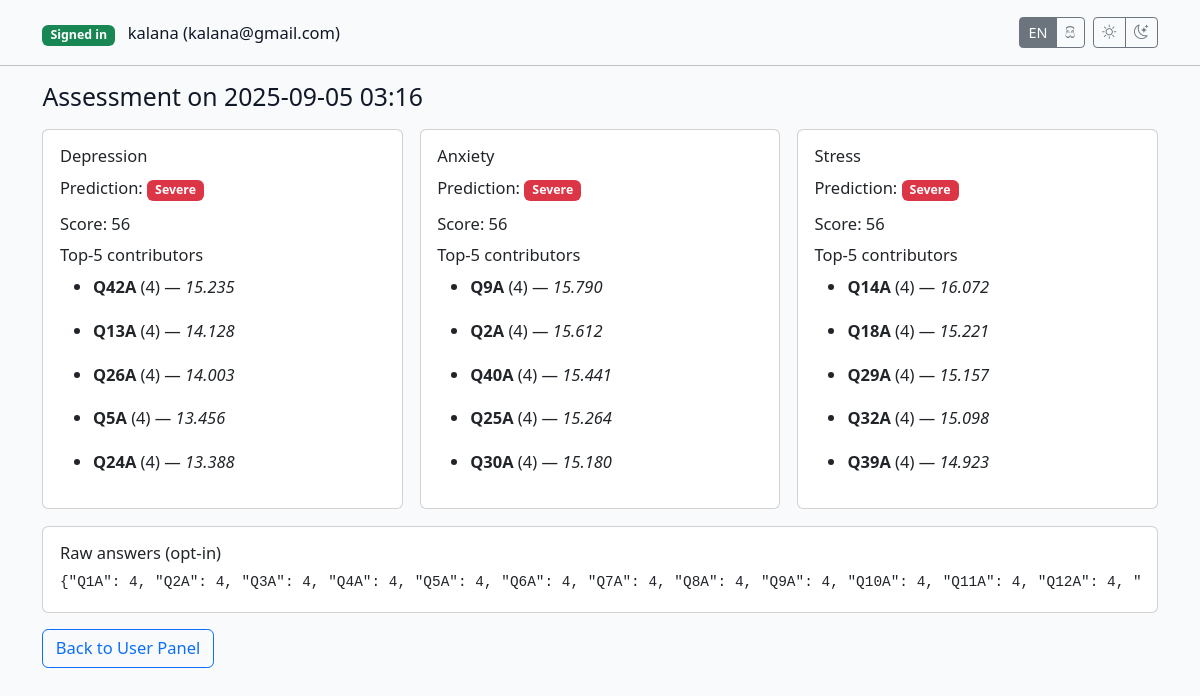
The page /history/cf4bc8d1-2b05-484a-bb51-5063fd47eb6e (signed in) on the database its author committed.
### app.py (models this page shows, shortened)
class User(db.Model, UserMixin):
    __tablename__ = "users"
    id = db.Column(db.String(36), primary_key=True, default=lambda: str(_uuid.uuid4()))
    email = db.Column(db.String(255), unique=True, nullable=False, index=True)
    name = db.Column(db.String(120), nullable=True)
    password_hash = db.Column(db.String(255), nullable=False)
    created_at = db.Column(db.DateTime, default=datetime.utcnow)
    is_active = db.Column(db.Boolean, default=True)

class Assessment(db.Model):
    __tablename__ = "assessments"
    id = db.Column(db.String(36), primary_key=True, default=lambda: str(_uuid.uuid4()))
    created_at = db.Column(db.DateTime, default=datetime.utcnow, index=True)
    session_id = db.Column(db.String(64), index=True, nullable=True)
    user_id = db.Column(db.String(36), db.ForeignKey("users.id"), nullable=True)
    consent_version = db.Column(db.String(16), nullable=True)
    model_version = db.Column(db.String(32), nullable=False, default=MODEL_VERSION)
    dep_score = db.Column(db.Integer, nullable=False)
    anx_score = db.Column(db.Integer, nullable=False)
    str_score = db.Column(db.Integer, nullable=False)
    dep_pred = db.Column(db.Integer, nullable=False)
    anx_pred = db.Column(db.Integer, nullable=False)
    str_pred = db.Column(db.Integer, nullable=False)
    dep_proba_json = db.Column(db.Text, nullable=False)
    anx_proba_json = db.Column(db.Text, nullable=False)
    str_proba_json = db.Column(db.Text, nullable=False)
    raw_answers_json = db.Column(db.Text, nullable=True)
    user = db.relationship("User", backref="assessments")

class ShapTopK(db.Model):
    __tablename__ = "shap_topk"
    id = db.Column(db.Integer, primary_key=True, autoincrement=True)
    assessment_id = db.Column(db.String(36), db.ForeignKey("assessments.id"), index=True, nullable=False)
    condition = db.Column(db.String(16), nullable=False)
    predicted_class = db.Column(db.Integer, nullable=False)
    feature_code = db.Column(db.String(8), nullable=False)
    feature_value = db.Column(db.Integer, nullable=True)
    shap_value = db.Column(db.Float, nullable=False)
    abs_shap = db.Column(db.Float, nullable=False)
    assessment = db.relationship("Assessment", backref="shap_items")

### app.py (the view)
@app.route("/history/<assessment_id>")
@login_required
def history_detail(assessment_id):
    item = Assessment.query.get_or_404(assessment_id)
    if item.user_id != current_user.id:
        return "<h3>Not authorized to view this assessment.</h3>", 403
    shap_dep = (ShapTopK.query
                .filter_by(assessment_id=assessment_id, condition="Depression")
                .order_by(ShapTopK.abs_shap.desc()).limit(5).all())
    shap_anx = (ShapTopK.query
                .filter_by(assessment_id=assessment_id, condition="Anxiety")
                .order_by(ShapTopK.abs_shap.desc()).limit(5).all())
    shap_str = (ShapTopK.query
                .filter_by(assessment_id=assessment_id, condition="Stress")
                .order_by(ShapTopK.abs_shap.desc()).limit(5).all())
    return render_template("history_detail.html",
                           item=item,
                           shap_dep=shap_dep, shap_anx=shap_anx, shap_str=shap_str,
                           label_map=g.label_map)

### app.py (called while the page is built)
@login_manager.user_loader
def load_user(user_id):
    return User.query.get(user_id)

def get_locale():
    return session.get("lang", "en")

def load_questions_for_locale(locale_code: str):
    fname = "dass42_questions.si.json" if locale_code == "si" else "dass42_questions.en.json"
    fpath = I18N_DIR / fname
    with open(fpath, "r", encoding="utf-8") as f:
        qmap = json.load(f)
    return {col: qmap.get(col, col) for col in question_columns}

@app.before_request
def _inject_i18n_maps():
    lang = get_locale()
    g.lang = lang
    g.label_map = LABEL_MAPS.get(lang, LABEL_MAPS["en"])
    g.question_map = load_questions_for_locale(lang)

### templates/history_detail.html (shortened to what this page needs)
<!doctype html>
<html lang="{{ 'si' if g.lang == 'si' else 'en' }}">
<head>
  <link href="https://cdn.jsdelivr.net/npm/bootstrap@5.3.2/dist/css/bootstrap.min.css" rel="stylesheet">
  <link href="https://cdn.jsdelivr.net/npm/bootstrap-icons@1.11.3/font/bootstrap-icons.css" rel="stylesheet">
  <link href="{{ url_for('static', filename='css/theme.css') }}" rel="stylesheet">
</head>
<body>
<div class="container mt-3 mb-2">
  <div class="d-flex justify-content-between align-items-center">
    <div>
      {% if current_user.is_authenticated %}
        <span class="badge bg-success">{% if g.lang=='si' %}පිවිසි ඇත{% else %}Signed in{% endif %}</span>
        <span class="ms-2">{{ current_user.name or 'User' }} ({{ current_user.email }})</span>
      {% elif session.get('anon_id') %}
        <span class="badge bg-secondary">{% if g.lang=='si' %}අතිථි සැසිය{% else %}Guest session{% endif %}</span>
        <span class="ms-2">{{ session.get('anon_id')[:8] }}…</span>
      {% else %}
        <span class="badge bg-warning text-dark">{% if g.lang=='si' %}සැසියක් නැත{% else %}No session{% endif %}</span>
      {% endif %}
    </div>
    <div class="d-flex align-items-center gap-2">
      <div class="btn-group">
        <a href="{{ url_for('set_language', code='en') }}" class="btn btn-sm btn-outline-secondary {% if g.lang == 'en' %}active{% endif %}">EN</a>
        <a href="{{ url_for('set_language', code='si') }}" class="btn btn-sm btn-outline-secondary {% if g.lang == 'si' %}active{% endif %}">සි</a>
      </div>
      <div class="btn-group" role="group" aria-label="Theme">
        <button id="themeLight" type="button" class="btn btn-sm btn-outline-secondary" title="Light">
          <i class="bi bi-sun"></i>
        </button>
        <button id="themeDark" type="button" class="btn btn-sm btn-outline-secondary" title="Dark">
          <i class="bi bi-moon-stars"></i>
        </button>
      </div>
    </div>
  </div>
</div>
<hr>
<div class="container pb-5">
  <h1 class="h4 mb-3">
    {% if g.lang=='si' %}ඇස්තමේන්තු විස්තර ({{ item.created_at.strftime("%Y-%m-%d %H:%M") }}){% else %}
    Assessment on {{ item.created_at.strftime("%Y-%m-%d %H:%M") }}{% endif %}
  </h1>
  <div class="row g-3">
    <div class="col-md-4">
      <div class="card p-3">
        <h2 class="h6">{% if g.lang=='si' %}මානසික අවපීඩනය{% else %}Depression{% endif %}</h2>
        <p class="mb-2">
          {% if g.lang=='si' %}ඇස්තමේන්තු:{% else %}Prediction:{% endif %}
          <span class="badge bg-{% if item.dep_pred==2 %}danger{% elif item.dep_pred==1 %}warning text-dark{% else %}success{% endif %}">
            {{ label_map[item.dep_pred] }}
          </span>
        </p>
        <p class="mb-2">
          {% if g.lang=='si' %}ලකුණ:{% else %}Score:{% endif %} {{ item.dep_score }}
        </p>
        <h3 class="h6">{% if g.lang=='si' %}උපරිම දායක ප්‍රශ්න 5{% else %}Top-5 contributors{% endif %}</h3>
        <ul class="mb-0">
          {% for it in shap_dep %}
            <li><strong>{{ it.feature_code }}</strong> ({{ it.feature_value }}) — <em>{{ '%.3f'|format(it.shap_value) }}</em></li>
          {% endfor %}
        </ul>
      </div>
    </div>
    <div class="col-md-4">
      <div class="card p-3">
        <h2 class="h6">{% if g.lang=='si' %}කාංසාව{% else %}Anxiety{% endif %}</h2>
        <p class="mb-2">
          {% if g.lang=='si' %}ඇස්තමේන්තු:{% else %}Prediction:{% endif %}
          <span class="badge bg-{% if item.anx_pred==2 %}danger{% elif item.anx_pred==1 %}warning text-dark{% else %}success{% endif %}">
            {{ label_map[item.anx_pred] }}
          </span>
        </p>
        <p class="mb-2">
          {% if g.lang=='si' %}ලකුණ:{% else %}Score:{% endif %} {{ item.anx_score }}
        </p>
        <h3 class="h6">{% if g.lang=='si' %}උපරිම දායක ප්‍රශ්න 5{% else %}Top-5 contributors{% endif %}</h3>
        <ul class="mb-0">
          {% for it in shap_anx %}
            <li><strong>{{ it.feature_code }}</strong> ({{ it.feature_value }}) — <em>{{ '%.3f'|format(it.shap_value) }}</em></li>
          {% endfor %}
        </ul>
      </div>
    </div>
    <div class="col-md-4">
      <div class="card p-3">
        <h2 class="h6">{% if g.lang=='si' %}ආතතිය{% else %}Stress{% endif %}</h2>
        <p class="mb-2">
          {% if g.lang=='si' %}ඇස්තමේන්තු:{% else %}Prediction:{% endif %}
          <span class="badge bg-{% if item.str_pred==2 %}danger{% elif item.str_pred==1 %}warning text-dark{% else %}success{% endif %}">
            {{ label_map[item.str_pred] }}
          </span>
        </p>
        <p class="mb-2">
          {% if g.lang=='si' %}ලකුණ:{% else %}Score:{% endif %} {{ item.str_score }}
        </p>
        <h3 class="h6">{% if g.lang=='si' %}උපරිම දායක ප්‍රශ්න 5{% else %}Top-5 contributors{% endif %}</h3>
        <ul class="mb-0">
          {% for it in shap_str %}
            <li><strong>{{ it.feature_code }}</strong> ({{ it.feature_value }}) — <em>{{ '%.3f'|format(it.shap_value) }}</em></li>
          {% endfor %}
        </ul>
      </div>
    </div>
  </div>
  {% if item.raw_answers_json %}
    <div class="card p-3 mt-3">
      <h2 class="h6">{% if g.lang=='si' %}මූලික පිළිතුරු (විකල්පය){% else %}Raw answers (opt-in){% endif %}</h2>
      <pre class="small mb-0">{{ item.raw_answers_json }}</pre>
    </div>
  {% endif %}
  <div class="mt-3">
    <a class="btn btn-outline-primary" href="{{ url_for('user_panel') }}">
      {% if g.lang=='si' %}ආපසු පුවරුව{% else %}Back to User Panel{% endif %}
    </a>
  </div>
</div>
</body>
</html>

### static/css/theme.css (style rules this page uses)
:root { --bg: #f8fafc; --card: #ffffff; --muted: #6b7280; --border: #e5e7eb; --text: #111827; --text-soft: #374151; --badge-soft-bg: #eef2ff; --badge-soft-fg: #3730a3; --shadow-lg: 0 6px 22px rgba(0,0,0,0.06); }
html, body { background: var(--bg) !important; color: var(--text); font-size: 16.5px; line-height: 1.65; }
h1, h2, h3, h4, h5, h6 { line-height: 1.3; margin-top: 1.2rem; margin-bottom: .8rem; }
p, ul, ol, li { margin-bottom: 1rem; }

### rows shown on the page
User: name "kalana", email "kalana@gmail.com"
Assessment: created_at "2025-09-05 03:16", dep_pred "Severe", dep_score "56", anx_pred "Severe", anx_score "56", str_pred "Severe", str_score "56", raw_answers_json "{\"Q1A\": 4, \"Q2A\": 4, \"Q3A\": 4, \"Q4A\": 4, \"Q5A\": 4, \"Q6A\": 4, \"Q7A\": 4, \"Q8A\": 4, \"Q9A\": 4, \"Q10A\": 4, \"Q11A\": 4, \"Q12A\": 4,…"
ShapTopK: feature_code "Q42A", feature_value "4", shap_value "15.235"
ShapTopK: feature_code "Q13A", feature_value "4", shap_value "14.128"
ShapTopK: feature_code "Q26A", feature_value "4", shap_value "14.003"
ShapTopK: feature_code "Q5A", feature_value "4", shap_value "13.456"
ShapTopK: feature_code "Q24A", feature_value "4", shap_value "13.388"
ShapTopK: feature_code "Q9A", feature_value "4", shap_value "15.790"
ShapTopK: feature_code "Q2A", feature_value "4", shap_value "15.612"
ShapTopK: feature_code "Q40A", feature_value "4", shap_value "15.441"
ShapTopK: feature_code "Q25A", feature_value "4", shap_value "15.264"
ShapTopK: feature_code "Q30A", feature_value "4", shap_value "15.180"
ShapTopK: feature_code "Q14A", feature_value "4", shap_value "16.072"
ShapTopK: feature_code "Q18A", feature_value "4", shap_value "15.221"
ShapTopK: feature_code "Q29A", feature_value "4", shap_value "15.157"
ShapTopK: feature_code "Q32A", feature_value "4", shap_value "15.098"
ShapTopK: feature_code "Q39A", feature_value "4", shap_value "14.923"
